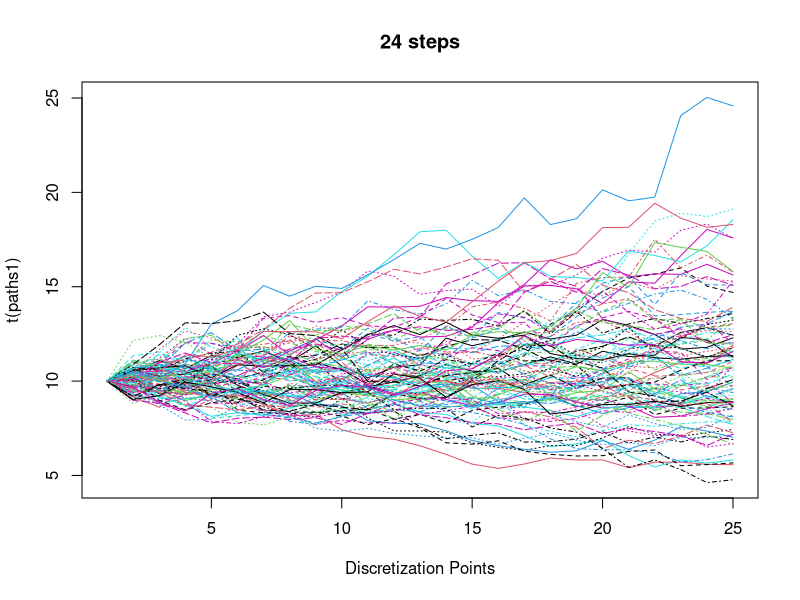
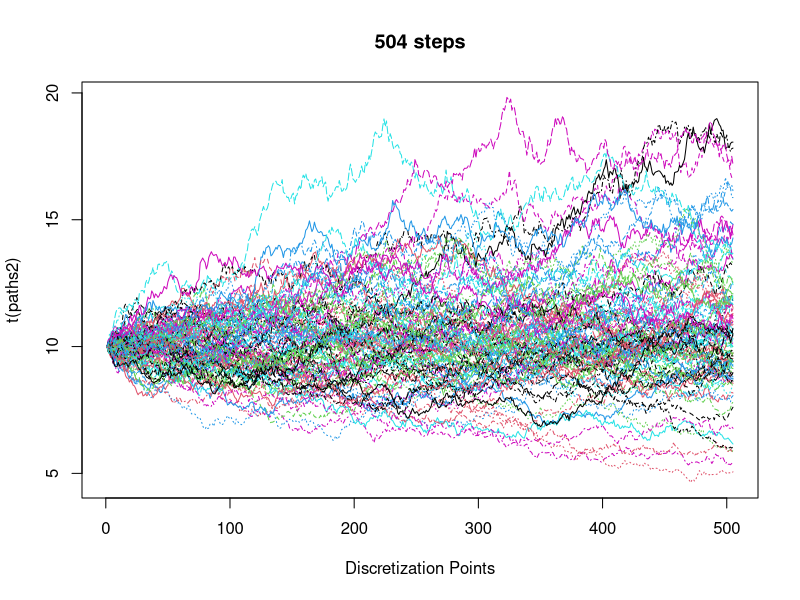
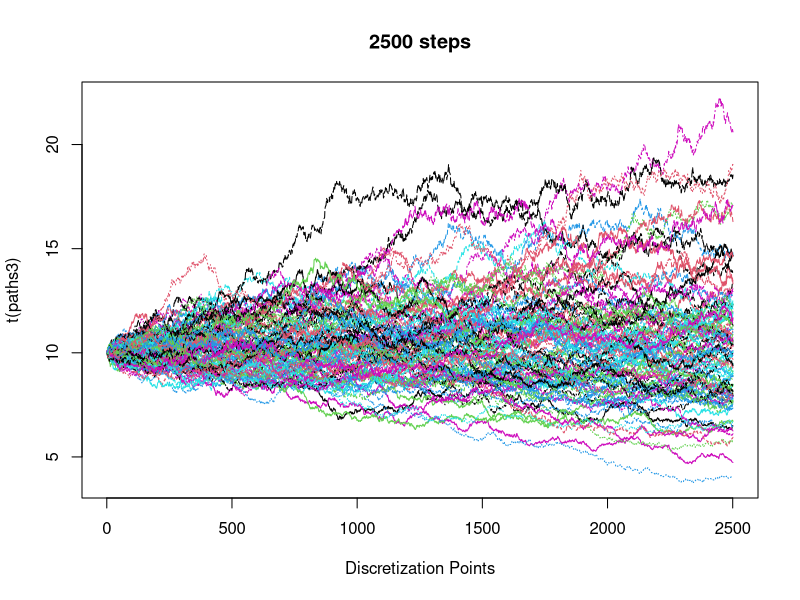

The R source for these figures, in order:
# BSM pricing formula for European call option, 
# to calculate the fair price at t = 0 in closed form.
BSM <- function(s0, K, T1, r, sigma){
  d1 <- (log(s0/K)+(r+sigma^2/2)*T1)/(sigma*sqrt(T1))
  d2 <- d1 - sigma*sqrt(T1)
  s0*pnorm(d1) - exp(-r*T1)*K*pnorm(d2)  
}

# Exercises on slide 45

# 1 - BSM formula pricing.
para <- list(s0 = 20, K = 18, T1 = 1, r = 0.05, sigma = 0.2)
# Call price
BSM(s0 = para$s0, K = para$K, T1 = para$T1, r = para$r, sigma = para$sigma)
# Put price
BSM(s0 = para$s0, K = para$K, T1 = para$T1, r = para$r, sigma = para$sigma)-
  para$s0+exp(-para$r*para$T1)*para$K

para <- list(s0 = 32.5, K = 30, T1 = 0.75, r = 0.01, sigma = 0.23)
# Call price
BSM(s0 = para$s0, K = para$K, T1 = para$T1, r = para$r, sigma = para$sigma)
# Put price
BSM(s0 = para$s0, K = para$K, T1 = para$T1, r = para$r, sigma = para$sigma)-
  para$s0+exp(-para$r*para$T1)*para$K

para <- list(s0 = 79, K = 20, T1 = 1.5, r = 0.02, sigma = 0.43)
# Call price
BSM(s0 = para$s0, K = para$K, T1 = para$T1, r = para$r, sigma = para$sigma)
# Put price
BSM(s0 = para$s0, K = para$K, T1 = para$T1, r = para$r, sigma = para$sigma)-
  para$s0+exp(-para$r*para$T1)*para$K

# THE FIRST COINCIDES WITH THE RESULTS FROM THE SLIDE, BUT THE TWO SECOND ONES DO NOT!
# I BELIEVE SOMETHING MIGHT BE WRONG WITH THE NUMBERS ON THE SLIDE. 

# 2 - EM method implementation.
s0 <- 10
T1 <- 2
mu <- 0.03
sigma <- 0.19
M <- 100
n <- c(24, 504, 2500)
h <- T1/n

make.paths <- function(n, h){
  C.values <- matrix(rep(NA, length.out = M*(n+1)), nrow = M)
  for (i in 1:M){
    Z <- rnorm(n)
    S.values <- rep(NA, length.out = n+1)
    S.values[1] <- s0
    for (j in 2:(n+1)){
      S.values[j] <- S.values[j-1] + mu*S.values[j-1]*h + sigma*S.values[j-1]*sqrt(h)*Z[j-1]
    }
    C.values[i,] <- S.values
  }
  C.values
}

paths1 <- make.paths(n[1], h[1]) 
matplot(t(paths1), type = "l", main = paste0(n[1]," steps"), xlab = "Discretization Points")

paths2 <- make.paths(n[2], h[2]) 
matplot(t(paths2), type = "l", main = paste0(n[2]," steps"), xlab = "Discretization Points")

paths3 <- make.paths(n[3], h[3]) 
matplot(t(paths3), type = "l", main = paste0(n[3]," steps"), xlab = "Discretization Points")

# 3 - Repeat 2 and calculate the MC estimator for S_T
s0 <- 10
T1 <- 2
mu <- 0.03
sigma <- 0.19
M <- 10000
n <- c(24, 504, 2500, 1000)
h <- T1/n

n <- n[4]
h <- h[4]

make.paths <- function(){
  C.values <- rep(NA, length.out = M)
  for (i in 1:M){
    Z <- rnorm(n)
    S.values <- rep(NA, length.out = n+1)
    S.values[1] <- s0
    for (j in 2:(n+1)){
      S.values[j] <- S.values[j-1] + mu*S.values[j-1]*h + sigma*S.values[j-1]*sqrt(h)*Z[j-1]
    }
    S <- S.values[length(S.values)] # Choose last value for European call option price calculation.
    C.values[i] <- S
  }
  mean(C.values) 
}

make.paths() # The result in the slides is 10.62, which is very close to mine!
